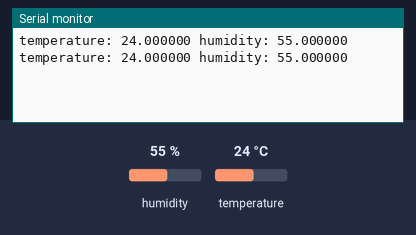
A sketch run on a simulated ESP32. Parts: the last lines printed to the serial monitor. The test bench sets the inputs (shaded band); at power-on: humidity 55 %, temperature 24 °C.

Above: at 4.8 s.
4.9 s: humidity set to 22 %
At 7.5 s:
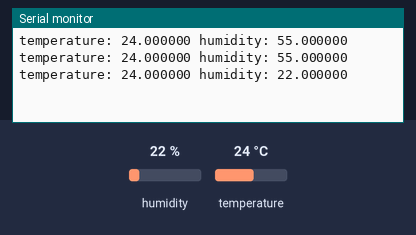
7.9 s: temperature set to 12 °C
At 8.6 s:
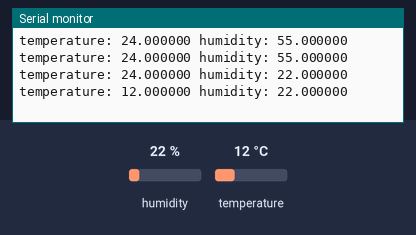
10.9 s: humidity set to 40 %
At 13.4 s:
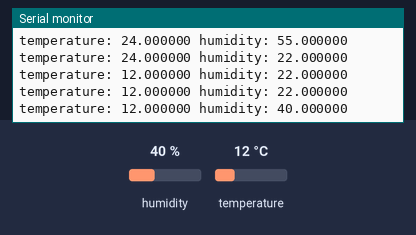
Timing chart, 0 to 14.9 s (numbered marks = the images above; inputs shaded):
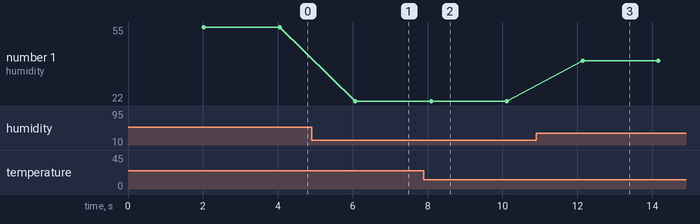

Measured:
- after the input at 4.9 s, the serial monitor: prints a new line after 1.2 s (image 1)
- after the input at 7.9 s, the serial monitor: prints a new line after 0.19 s (image 2)
- after the input at 10.9 s, the serial monitor: prints a new line after 1.2 s (image 3)
- plotted number 1: 55 → 22 after the input at 4.9 s, 22 → 40 after the input at 10.9 s

The sketch:

ESP32_dht11.ino
```cpp
#include <Arduino.h>
#include"DHT.h"

#define DHT_PIN 32
#define DHT_TYPE DHT11

DHT dht(DHT_PIN, DHT_TYPE); //宣告建立DHT類別物件

void setup() {
  // put your setup code here, to run once:
  Serial.begin(9600);
  dht.begin(); //dht初始化

}

void loop() {
  // put your main code here, to run repeatedly:
  vTaskDelay(2000 / portTICK_PERIOD_MS); //暫停2秒
  float h = dht.readHumidity(); // Read humidity as Celsius (the default)
  float t = dht.readTemperature(); // Read temperature as Celsius (the default)

  Serial.printf("temperature: %f ", t);
  Serial.printf("humidity: %f \r\n", h);

  if(isnan(h) || isnan(t)){ //Not a Number
    Serial.println("Failed to read from DHT sensor!");
    return;
  }

}
```
